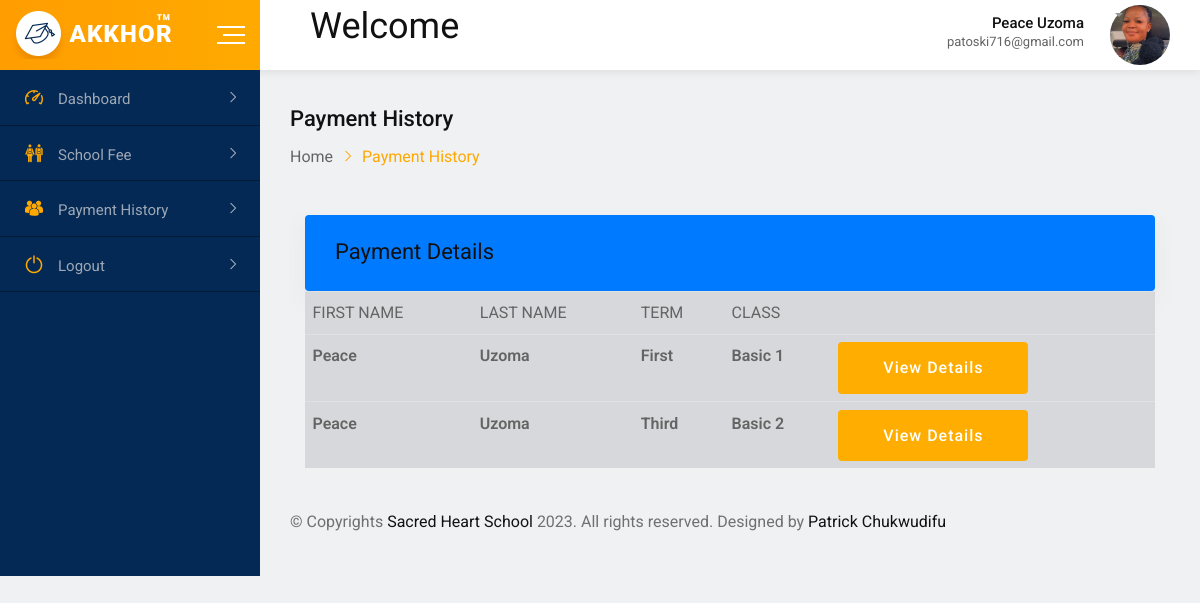
Page /history/ (signed in) on the earlier database version.
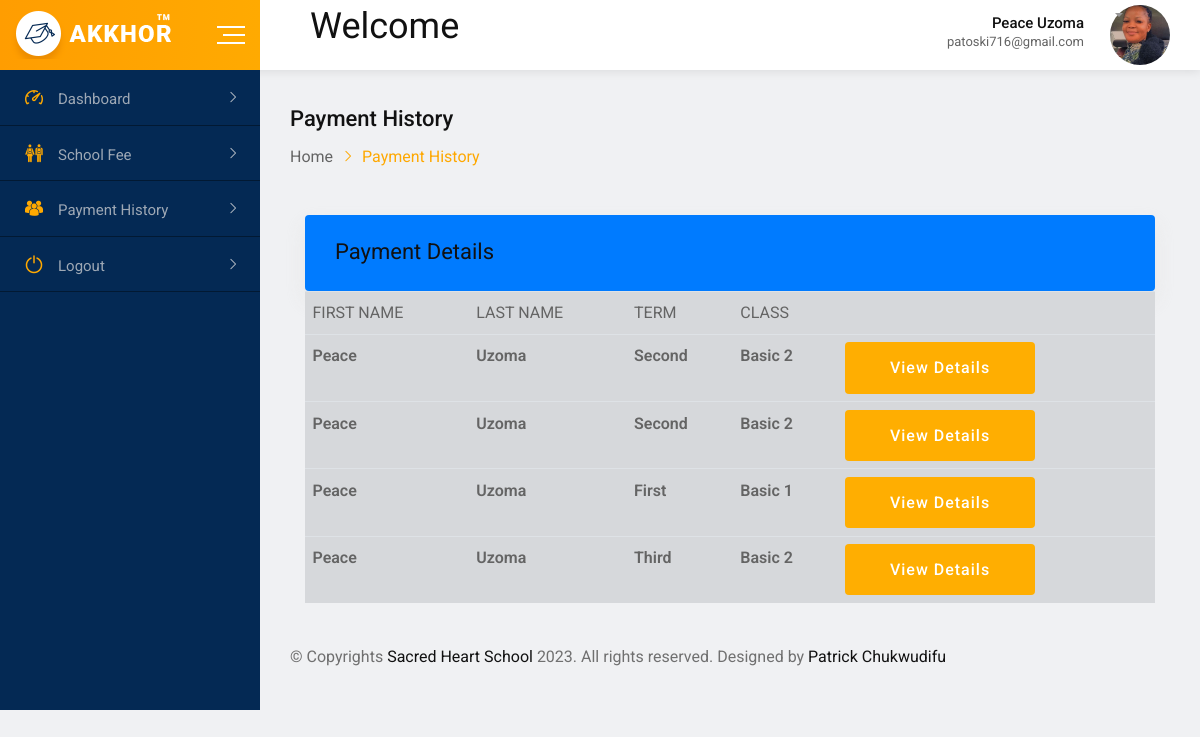
Same page on the later database version.
### accounts/models.py (models this page shows, shortened)
class Profile(models.Model):
    user = models.OneToOneField(settings.AUTH_USER_MODEL,on_delete=models.CASCADE)
    student_class = models.CharField(max_length=100,null=False,choices=Level, default='Basic 1')
    gender = models.CharField(max_length=200,null=False,choices=Gender, default='male')
    student_picture = models.ImageField(upload_to='profile_pictures/', blank=True, null=True)

class Payment(models.Model):
    user_id = models.IntegerField(blank=True)
    first_name = models.CharField(max_length=200)
    last_name = models.CharField(max_length=200)
    email = models.EmailField(max_length=100)
    student_class = models.CharField(max_length=100,default='')
    term=models.CharField(max_length=200,null=False,choices=Terms, default='First')
    created_at = models.DateTimeField(auto_now_add=True)
    amount = models.DecimalField(max_digits=8, decimal_places=2)
    verified=models.BooleanField(default=False)
    ref=models.CharField(max_length=200)
    class Meta:
        ordering = ['-created_at']

### accounts/views.py (the view)
# urls.py: path('history/', views.history, name='history'),
def history(request):
    pick = Payment.objects.order_by('-created_at').filter(user_id=request.user.id)
    context = {'pick': pick}
    return render(request,'dashboard/history.html',context)

### accounts/templates/dashboard/history.html (shortened to what this page needs)
{% extends 'dashboard/base.html' %}
{% load static %}
{% block content %}
<div class="breadcrumbs-area">
    <h3>Payment History</h3>
    <ul>
        <li>
            <a href="{% url 'history' %}">Home</a>
        </li>
        <li>Payment History</li>
    </ul>
</div>
{% if pick %}
    <section id="results" >
        <div  class="container mt-3 m-3 mx-auto">
            <div class="body-container mt-md-3">
                <div class="table_container">
                    <div class="row " >
                        <div class="col-md-12" >
                            <div class="card-body bg-primary text-dark py-1">
                                <p><h3>Payment Details </h3></p>
                            </div>
                            <div class="table-responsive" id="table" >
                                <table class="table" style="width: 100%">
                                    <tbody id="logs_table">
                                      <tr class="text-uppercase">
                                        <td class="table-secondary">First Name</td>
                                        <td class="table-secondary">Last Name</td>
                                        <td class="table-secondary">Term</td>
                                        <td class="table-secondary">Class</td>
                                        <td class="table-secondary"></td>
                                        </tr>
                                        {% for picks in pick %}
                                        <tr class="text-capitalize">
                                        <td class="table-secondary"><p style="font-weight: 600;">{{picks.first_name}}</p></td>
                                        <td class="table-secondary"><p style="font-weight: 600;">{{picks.last_name}}</p></td>
                                        <td class="table-secondary"><p style="font-weight: 600;">{{picks.term}}</p></td>
                                        <td class="table-secondary"><p style="font-weight: 600;">{{picks.student_class}}</p></td>
                                        <td class="table-secondary"><a href="{% url 'detail' pk=picks.pk %}"  class="btn-gradient-yellow btn-hover-bluedark btn-fill-lg">View Details</button></td>
                                    </tr>
{% endfor %}
                                    </tbody>
                                  </table>
                            </div>
                        </div>
                    </div>
                </div>
            </div>
        </div>
    </section>
{% else %}
<p>You have not make any payment!</p>
{% endif %}
{% endblock content %}

### accounts/templates/dashboard/base.html (shortened to what this page needs)
{% load static %}
<!doctype html>
<html class="no-js" lang="">
<head>
    <link rel="stylesheet" href="{% static 'assets/css/normalize.css' %}">
    <link rel="stylesheet" href="{% static 'assets/css/main.css' %}">
    <link rel="stylesheet" href="{% static 'assets/css/bootstrap.min.css' %}">
    <link rel="stylesheet" href="{% static 'assets/css/all.min.css' %}">
    <link rel="stylesheet" href="{% static 'assets/fonts/flaticon.css' %}">
    <link rel="stylesheet" href="{% static 'assets/css/animate.min.css' %}">
    <link rel="stylesheet" href="{% static 'assets/css/select2.min.css' %}">
    <link rel="stylesheet" href="{% static 'assets/css/datepicker.min.css' %}">
    <link rel="stylesheet" href="{% static 'assets/css/style.css' %}">
</head>
<body>
<div id="wrapper" class="wrapper bg-ash">
    {% include 'dashboard/header.html' %}
    {% include 'dashboard/sidebar.html' %}
    {% block content %}
    {% endblock content %}
    {% include 'dashboard/footer.html' %}
    </div>
 </body>
 </html>

### accounts/templates/dashboard/header.html (shortened to what this page needs)
{% load static %}
<div class="navbar navbar-expand-md header-menu-one bg-light">
    <div class="nav-bar-header-one">
        <div class="header-logo">
            <a href="{% url 'account_settings' %}">
                <img src="{% static 'assets/img/logo.png' %}" alt="logo">
            </a>
        </div>
          <div class="toggle-button sidebar-toggle">
            <button type="button" class="item-link">
                <span class="btn-icon-wrap">
                    <span></span>
                    <span></span>
                    <span></span>
                </span>
            </button>
        </div>
    </div>
    <div class="header-main-menu collapse navbar-collapse" id="mobile-navbar">
        <ul class="navbar-nav">
            <li class="navbar-item header-search-bar">
                <div class="input-group stylish-input-group">
                  <h1>Welcome</h1>
                </div>
            </li>
        </ul>
        <ul class="navbar-nav">
            <li class="navbar-item dropdown header-admin">
                <a class="navbar-nav-link dropdown-toggle" href="#" role="button" data-toggle="dropdown"
                    aria-expanded="false">
                    <div class="admin-title">
                        <h5 class="item-title">{{ request.user.first_name }} {{ request.user.last_name }}</h5>
                        <span>{{ request.user.username }} </span>
                    </div>
                    <div class="admin-img">
                        {% if request.user.profile.student_picture %}
                        <img src="{{ request.user.profile.student_picture.url }}" alt="Admin" style="height: 60px;">
                        {% else %}
                        <img src="{% static 'assets/img/figure/user1.jpg' %}" alt="Admin" style="height: 60px;">
                        {% endif %}
                    </div>
                </a>
            </li>
        </ul>
    </div>
</div>

### accounts/templates/dashboard/sidebar.html (shortened to what this page needs)
{% load static %}
<div class="dashboard-page-one">
   <div class="sidebar-main sidebar-menu-one sidebar-expand-md sidebar-color">
        <div class="sidebar-menu-content">
            <ul class="nav nav-sidebar-menu sidebar-toggle-view">
                <li class="nav-item sidebar-nav-item">
                    <a href="{% url 'profile' %}" class="nav-link"><i class="flaticon-dashboard"></i><span>Dashboard</span></a>
                </li>
                <li class="nav-item sidebar-nav-item">
                    <a href="{% url 'fees' %}" class="nav-link"><i class="flaticon-classmates"></i><span>School Fee</span></a>
                </li>
                <li class="nav-item sidebar-nav-item">
                    <a href="{% url 'history' %}" class="nav-link"><i class="flaticon-multiple-users-silhouette"></i><span>Payment History</span></a>
                </li>
                <li class="nav-item sidebar-nav-item">
                    <a href="{% url 'logout' %}" class="nav-link"><i class="flaticon-turn-off"></i><span>Logout</span></a>
                </li>
            </ul>
        </div>
    </div>
    <div class="dashboard-content-one">

### accounts/templates/dashboard/footer.html
<footer class="footer-wrap-layout1">
    <div class="copyright">© Copyrights <a href="{% url 'home' %}">Sacred Heart School</a> 2023. All rights reserved. Designed by <a href="https://patoski.vercel.app">Patrick Chukwudifu</a></div>
</footer>
</div>
</div>

### static/assets/css/main.css (style rules this page uses)
html { color: #222; font-size: 1em; line-height: 1.4; }
audio, canvas, iframe, img, svg, video { vertical-align: middle; }

Differences in the rows shown:
added Payment: first_name "Peace", last_name "Uzoma", term "Second", student_class "Basic 2"
added Payment: first_name "Peace", last_name "Uzoma", term "Second", student_class "Basic 2"
